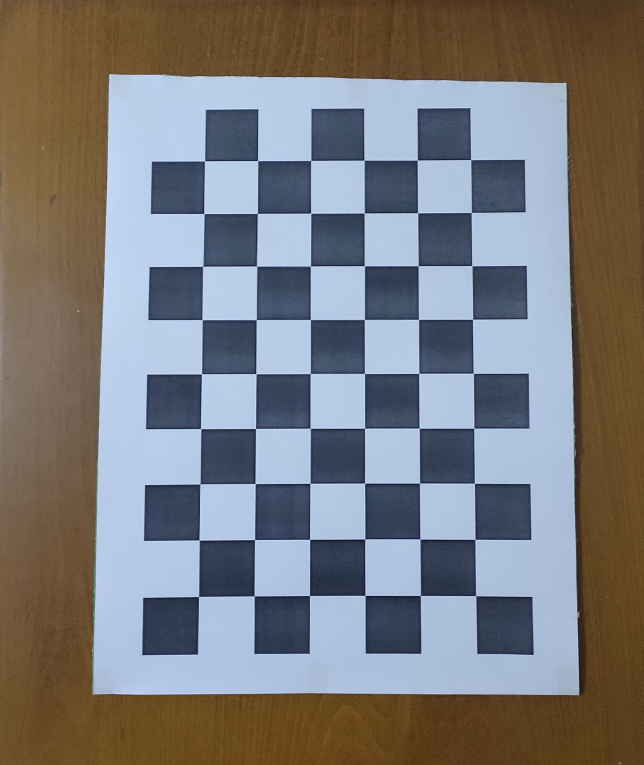
#> input picture Camera_Calibration/CameraCalibration/Calib_Imgs_Custom/b1.jpg, 1930 x 2295 px (shown at 1/3 size); its folder holds 4 pictures in this run
$ python A-3.py
#> lines starting #> are read from the running program, lines starting #| are printed output that depends on the picture; long printed decimals are rounded
import cv2
import numpy as np
import os
import scipy.optimize
import glob
import matplotlib.pyplot as plt

CB_SIZE = (9,6)
square_size=3
three_d_square_size = max(min(CB_SIZE[0] - 1, square_size), 1)
output="output"

SIZE_SQ = 21.5
def main():


    image_path = "Calib_Imgs_Custom"
    corner_points = load_data(image_path)
    print("corners detected")

    # Initial estimate
    H_list = get_H_list(corner_points)
    b = estimate_B(corner_points, H_list)
    K = estimate_K(b)
    print("Initial Estimate of K:\n", K)

    extrinsics = estimate_RT(K,H_list)

    world_points = get_world_points()
    # Optimization Part
    alpha, beta, gamma,u0,v0 = K[0, 0], K[1, 1], K[0, 1] ,K[0, 2], K[1, 2]
    k1,k2=0,0
    initial_params = [alpha, beta, gamma,u0,v0,k1,k2]
    # using the initial estimates of K and dist. coefficients to generate image points from world points.
    projection_error = estimate_reprojection_error(initial_params,world_points,corner_points,extrinsics)
    print("projection error:\n",np.mean(projection_error))

    print("Performing non Linear Optimization")
    K_new, kc = optimize(initial_params,world_points,corner_points,extrinsics)

    print("The new intrinsic matrix K is:\n",K_new)
    print("kc is:", kc)

    extrinsics = estimate_RT(K_new,H_list)


    K = K_new
    alpha, beta, gamma,u0,v0 = K[0, 0], K[1, 1], K[0, 1] ,K[0, 2], K[1, 2]
    k1,k2=kc
    initial_params = [alpha, beta, gamma,u0,v0,k1,k2]

    projection_error = estimate_reprojection_error(initial_params,world_points,corner_points,extrinsics)
    print("projection error:\n",np.mean(projection_error))
    distortion = np.array([kc[0],kc[1],0,0,0],dtype=float)
    print("distortion is :" , distortion)

    x=0

    for image in sorted(glob.glob(f"{image_path}/*.jpg")):
        img = cv2.imread(image)
        gray = cv2.cvtColor(img,cv2.COLOR_BGR2GRAY)
        # cv2.imshow("before", gray)
        cv2.waitKey(0)
        cv2.destroyAllWindows()

        gray = cv2.undistort(gray,K_new,distortion)
        # cv2.imshow("after", gray2)
        cv2.waitKey(0)
        cv2.destroyAllWindows()
        ret, corners = cv2.findChessboardCorners(gray,(9,6),None)
        out= cv2.drawChessboardCorners(img,(9,6),corners,ret)
        resize=640,480
        out=cv2.resize(out,resize)
        cv2.imwrite("intrinsic"+str(x)+".jpg",out)
        # cv2.imshow("corners", out)
        cv2.waitKey(0)
        cv2.destroyAllWindows()

        img2=augment(gray,corners,K_new,distortion)
        resize=640,480
        img2=cv2.resize(img2,resize)
        cv2.imwrite("ar"+str(x)+".jpg",img2)
        x=x+1
        # cv2.imshow("ar",img2)
        cv2.waitKey(0)
        cv2.destroyAllWindows()


def augment(gray,corners,mtx,dist):

    objp2 = np.zeros((CB_SIZE[1] * CB_SIZE[0], 3), np.float32)
    objp2[:, :2] = np.mgrid[0:CB_SIZE[0], 0:CB_SIZE[1]].T.reshape(-1, 2)

    criteria = (cv2.TERM_CRITERIA_EPS + cv2.TERM_CRITERIA_MAX_ITER, 30, 0.001)

    corners2 = cv2.cornerSubPix(gray, corners, (11, 11), (-1, -1), criteria)

    spaces_cnt = three_d_square_size
    axis3 = np.float32([[0, 0, 0], [0, spaces_cnt, 0], [spaces_cnt, spaces_cnt, 0], [spaces_cnt, 0, 0],
                        [0, 0, -spaces_cnt], [0, spaces_cnt, -spaces_cnt], [spaces_cnt, spaces_cnt, -spaces_cnt],
                        [spaces_cnt, 0, -spaces_cnt]])
    ret2, rvecs2, tvecs2 = cv2.solvePnP(objp2, corners2, mtx, dist)
    imgpts3, jac3 = cv2.projectPoints(axis3, rvecs2, tvecs2, mtx, dist)

    img = draw3(gray, corners2, imgpts3)

    return img

def draw3(img, corners, imgpts):
        imgpts = np.int32(imgpts).reshape(-1, 2)
        # draw ground floor in green
        img= cv2.cvtColor(img,cv2.COLOR_GRAY2BGR)
        img = cv2.drawContours(img, [imgpts[:4]], -1, (0, 255, 0), thickness=-3)
        # draw pillars in blue color
        for i, j in zip(range(4), range(4, 8)):
            img = cv2.line(img, pt1=tuple(imgpts[i]), pt2=tuple(imgpts[j]), color=(255), thickness=3)
        # draw top layer in red color
        img = cv2.drawContours(img, contours=[imgpts[4:]], contourIdx=-1, color=(0, 0, 255), thickness=3)
        return img

def loss(initial_params,world_points,img_points_set,RT):
    final_error = []
    error = []
    for i,RT3 in enumerate(RT):
        mi_hat = projection(initial_params,world_points,RT3)
        mi = img_points_set[i].reshape(54,2)

        for m, m_ in  zip(mi, mi_hat.squeeze()):
            e = np.linalg.norm(m - m_, ord=2) # compute L2 norm
            error.append(e)
        err = np.sum(error)

        final_error.append(err)

    return final_error

def optimize(initial_params,world_points_set,img_points_set,RT):
    opt = scipy.optimize.least_squares(fun = loss, x0 = initial_params, method="lm", args = [world_points_set, img_points_set, RT])
    params = opt.x

    alpha, beta, gamma, u0, v0, k1 ,k2 = params
    K_new= np.array([[alpha, gamma, u0],
                  [0,     beta,  v0],
                  [0,     0,      1]])
    kc = (k1,k2)

    return K_new,kc

def estimate_reprojection_error(initial_params,world_points,img_corners,RT):
    final_error = []
    error = []

    for i,RT3 in enumerate(RT):

        mi_hat = projection(initial_params,world_points,RT3)
        mi = img_corners[i]

        for m, m_ in  zip(mi, mi_hat.squeeze()):
            e = np.linalg.norm(m - m_, ord=2) # compute L2 norm
            error.append(e)

        err = np.mean(error)

        final_error.append(err)

    return final_error

def projection(initial_params,world_points,RT):
    alpha, beta, gamma,u0,v0,k1,k2=initial_params

    K = np.array([[alpha, gamma, u0],
                  [0,     beta,  v0],
                  [0,     0,      1]])
    m_i_ = []

    for M in world_points:
        M = np.float64(np.hstack((M,0,1)))
        projected_pt = np.dot(RT,M)
        projected_pt = projected_pt/projected_pt[-1]

        #compute radius of distortion
        x = projected_pt[0]
        y = projected_pt[1]
        r = x**2 + y**2

        #projected image coordinates
        uv = np.dot(K,projected_pt)
        u = uv[0]/uv[-1]
        v = uv[1]/uv[-1]

        #eq 11 and 12 from the report
        u_hat = u+ (u-u0)*(k1*r + k2*(r**2))
        v_hat = v + (v-v0)*(k1*r + k2*(r**2))

        m_ = np.hstack((u_hat,v_hat))

        m_i_.append(m_)
    return np.array(m_i_)


def estimate_RT(K, H_list):
    extrinsic = []
    for h in H_list:
        h1,h2,h3 = h.T # get the column vectors
        K_inv = np.linalg.inv(K)
        lamda = 1/np.linalg.norm(K_inv.dot(h1),ord =2 )
        r1 = lamda*K_inv.dot(h1)
        r2 = lamda*K_inv.dot(h2)
        r3 = np.cross(r1,r2)

        t = lamda*K_inv.dot(h3)
        RT = np.vstack((r1,r2,r3, t)).T
        extrinsic.append(RT)
    return extrinsic

def estimate_K(b):
    b11, b12, b22, b13, b23, b33 = b[0],b[1],b[2],b[3],b[4],b[5]


    v0 = (b12*b13 - b11*b23)/(b11*b22 - b12**2)
    lamda = b33 - (b13**2 + v0*(b12*b13 - b11*b23))/b11
    alpha = np.sqrt(lamda/b11)
    beta = np.sqrt(lamda*b11 /(b11*b22 - b12**2))
    gamma = -b12*(alpha**2)*beta/lamda
    u0 = gamma*v0/beta -b13*(alpha**2)/lamda
    K = np.array([[alpha, gamma, u0],
                  [0,     beta,  v0],
                  [0,     0,      1]])

    return K

def get_H_list(corner_points):
    H_list = list()
    M = get_world_points()
    for img in corner_points:
        m = corner_points[img]
        H_list.append(cv2.findHomography(M,m)[0])
    H_list = np.array(H_list)
    return H_list

def estimate_B(corner_points,H_list):

    # From eq 8 of the report, we only need v11, v12 and v22 to estimate V.
    V = list()
    for h in H_list:
        v11 = get_vij(h,1,1)
        v22 = get_vij(h,2,2)
        v12 = get_vij(h,1,2)
        V.append(v12.T)
        V.append((v11-v22).T)
    V = np.array(V)
    u,s,v = np.linalg.svd(V)
    b = v[-1,:]
    return b

def get_vij(H,i,j):
    i,j = i-1,j-1
    v_ij = np.array([H[0, i]*H[0, j],
                    H[0, i]*H[1, j] + H[1, i]*H[0, j],
                    H[1, i]*H[1, j],
                    H[2, i]*H[0, j] + H[0, i]*H[2, j],
                    H[2, i]*H[1, j] + H[1, i]*H[2, j],
                    H[2, i]*H[2, j]
                    ])
    return v_ij

def get_world_points():
    x_val = np.arange(0,CB_SIZE[0]*SIZE_SQ,SIZE_SQ)
    y_val = np.arange(0,CB_SIZE[1]*SIZE_SQ,SIZE_SQ)
    xx,yy = np.meshgrid(x_val,y_val)
    y = yy.reshape((CB_SIZE[0]*CB_SIZE[1],1))

    # FLIP because the checker board corners are returned row wise left to right from the top, not bottom.
    x = np.flip(xx.reshape((CB_SIZE[0]*CB_SIZE[1],1)))
    world_points = np.hstack((y,x))

    return world_points

def load_data(image_path):
#> called with image_path = 'Calib_Imgs_Custom'
    img_files = os.listdir(image_path)
    for i in range(len(img_files)):
        img_files[i] = os.path.join(image_path, img_files[i])
    img_checkerBoardCorners = dict()
    for i in range(len(img_files)):
        gray_image = cv2.imread(img_files[i])
#> gray_image is the input picture: shape (2295, 1930, 3); mean B, G, R 124.5, 122.5, 122.9
        gray_image = cv2.cvtColor(gray_image,cv2.COLOR_BGR2GRAY)
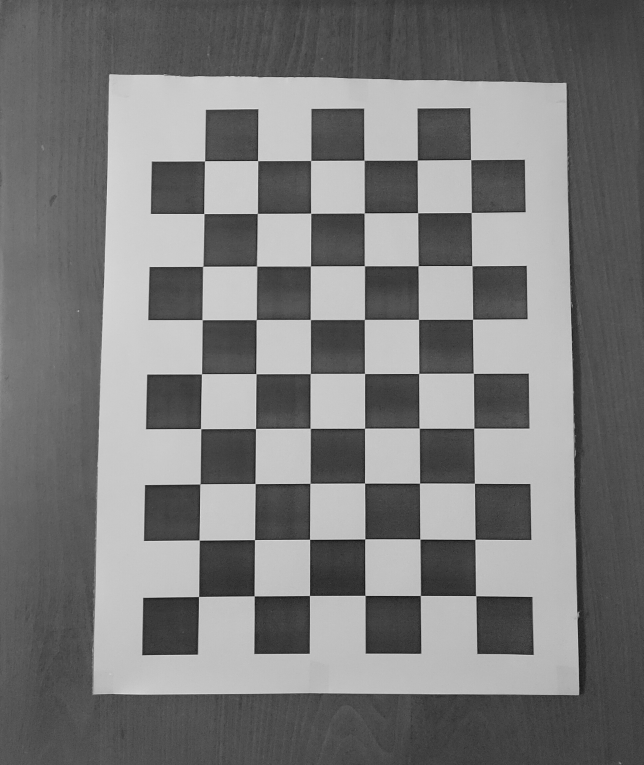
#> gray_image: shape (2295, 1930) (shown at 1/3 size); min 2, max 241, mean 122.9

        _,cb_corners = cv2.findChessboardCorners(image=gray_image,patternSize=CB_SIZE)
#> cb_corners = 54 rows, first 8: [596.4, 1790.5], [597.5, 1620.5], [601, 1453], [602.1, 1286.1], [605.5, 1123], [608.5, 959.5], [609.5, 800], [611.7, 640.6]
        cb_corners = cb_corners.reshape(-1,2)
#> cb_corners = 54 pairs, first value 596.4 to 1427.5, second value 479.2 to 1790.5
        # print(cb_corners)
        img_checkerBoardCorners[i] = cb_corners
#> pass 2 of the loop in load_data, `for i in range(len(img_files)):`:
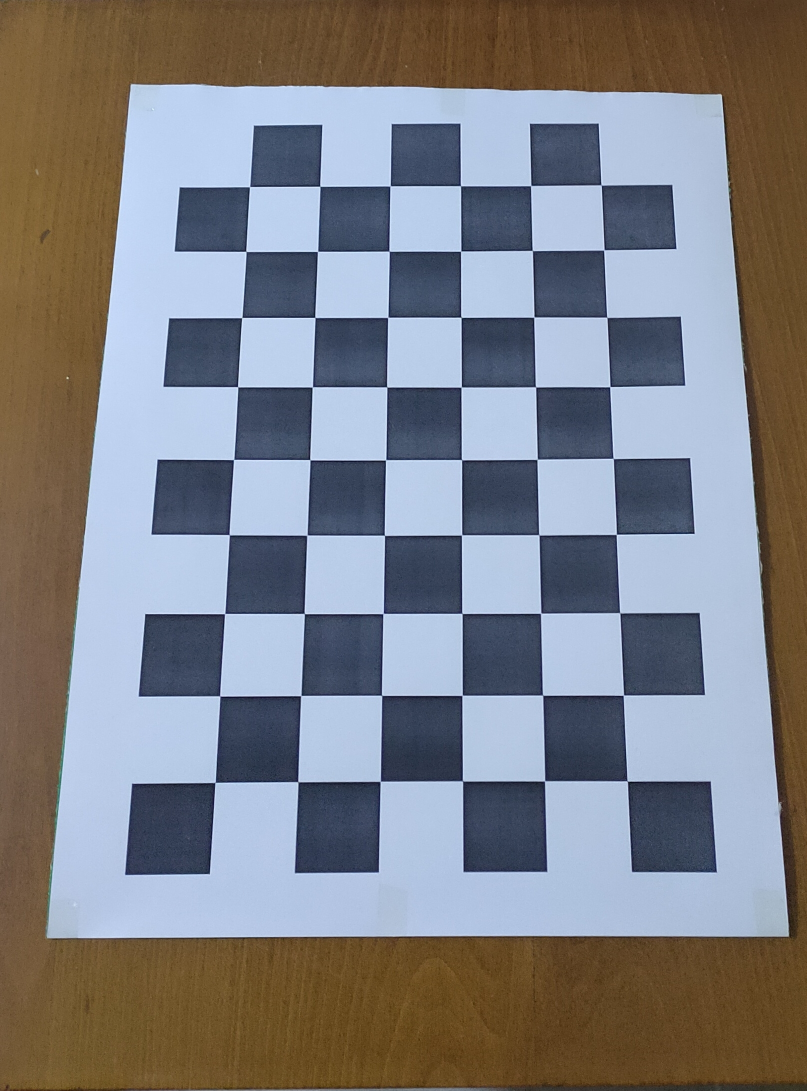
#> input picture Camera_Calibration/CameraCalibration/Calib_Imgs_Custom/b2.jpg, 1614 x 2181 px (shown at 1/2 size)
#> in load_data, gray_image is the input picture: shape (2181, 1614, 3); mean B, G, R 132.5, 127.6, 126.8
#> in load_data, `gray_image = cv2.cvtColor(gray_image,cv2.COLOR_BGR2GRAY)`:
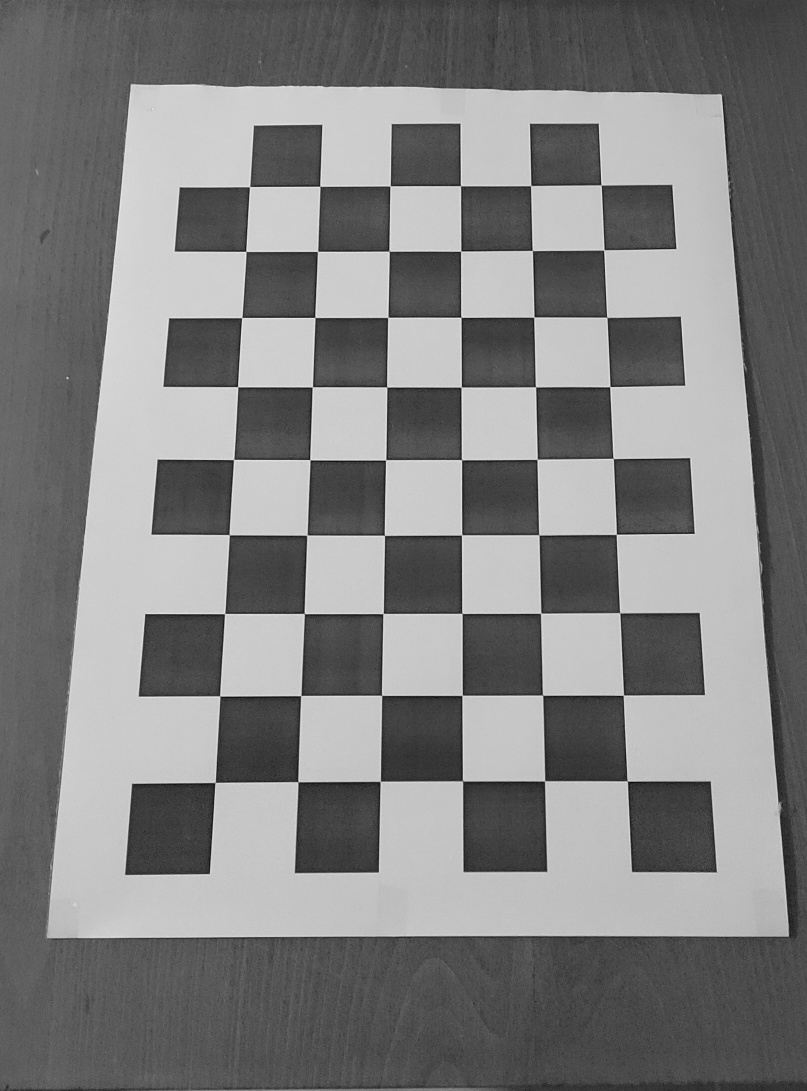
#> gray_image: shape (2181, 1614) (shown at 1/2 size); min 4, max 245, mean 127.9
#> in load_data, `_,cb_corners = cv2.findChessboardCorners(image=gray_image,patternSize=..`: cb_corners = 54 rows, first 8: [430.4, 1565.3], [440.1, 1392.4], [449.5, 1227.9], [459.2, 1070.1], [467.4, 919.6], [475.6, 773.9], [483.8, 635.8], [492.5, 503.1]
#> in load_data, `cb_corners = cb_corners.reshape(-1,2)`: cb_corners = 54 pairs, first value 430.4 to 1253, second value 370.5 to 1565.3
#> pass 3 of the loop in load_data, `for i in range(len(img_files)):`:
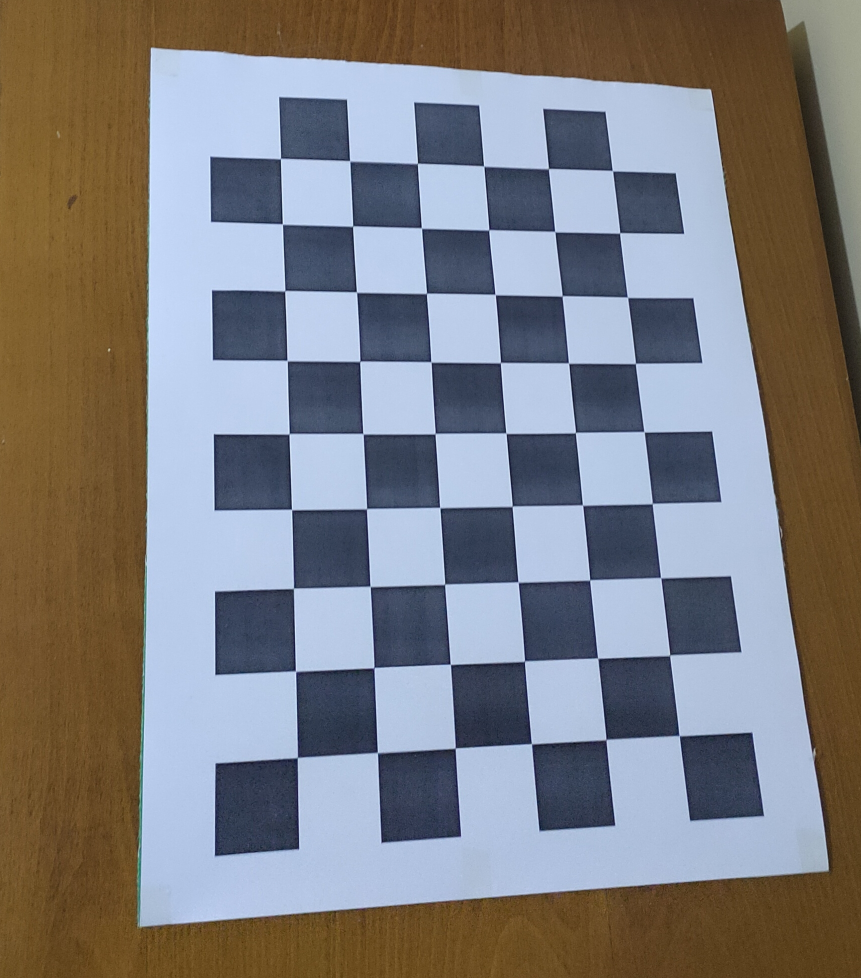
#> input picture Camera_Calibration/CameraCalibration/Calib_Imgs_Custom/b3.jpg, 1722 x 1956 px (shown at 1/2 size)
#> in load_data, gray_image is the input picture: shape (1956, 1722, 3); mean B, G, R 127.4, 125.1, 126.2
#> in load_data, `gray_image = cv2.cvtColor(gray_image,cv2.COLOR_BGR2GRAY)`:
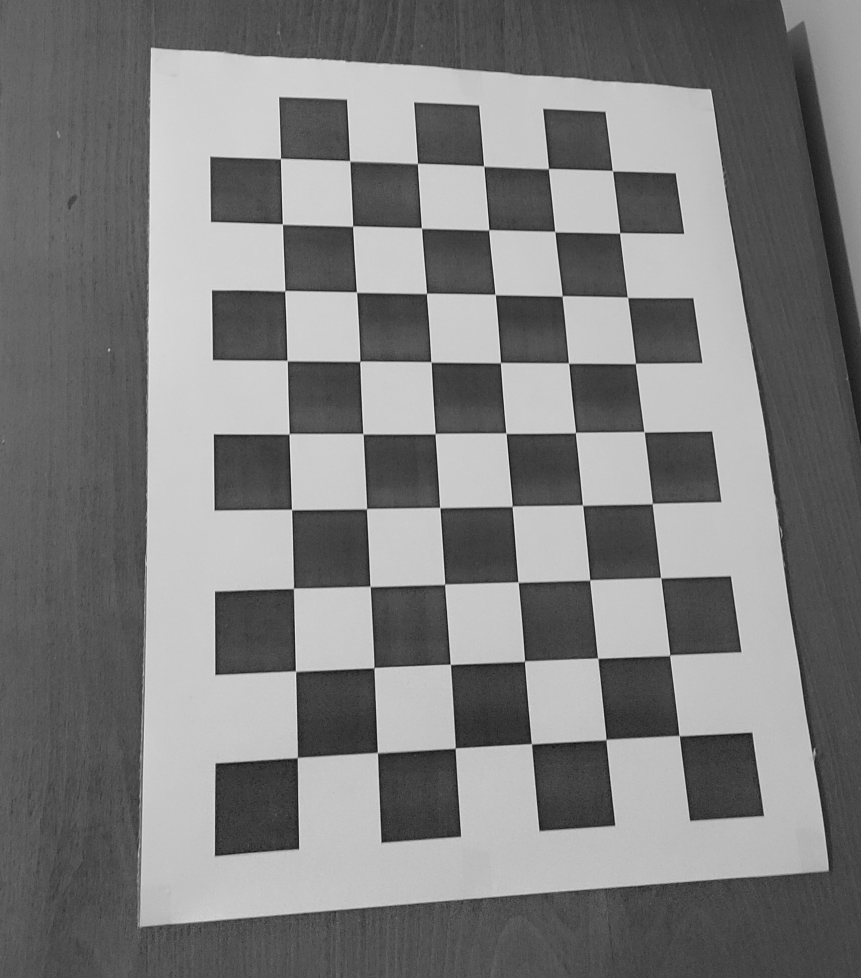
#> gray_image: shape (1956, 1722) (shown at 1/2 size); min 8, max 243, mean 125.7
#> in load_data, `_,cb_corners = cv2.findChessboardCorners(image=gray_image,patternSize=..`: cb_corners = 54 rows, first 8: [595.5, 1514.8], [591.7, 1342.8], [587.8, 1176], [583.9, 1019.5], [578.8, 867.3], [574.2, 720.1], [570, 581.9], [564.7, 448.1]
#> in load_data, `cb_corners = cb_corners.reshape(-1,2)`: cb_corners = 54 pairs, first value 561.5 to 1358.8, second value 317.3 to 1514.8
#> the loop made 4 passes; the first 3 are shown
    return img_checkerBoardCorners


if __name__=='__main__':
    main()
#> in main, `corner_points = load_data(image_path)`: corner_points = 4 items
#> the loop in get_H_list, `for img in corner_points:` made 4 passes
#> the loop in estimate_B, `for h in H_list:` made 4 passes
#> (v11, v22, v12) on passes 1 to 4: ([55.06, -0.304, 0.000418, -2.27e-05, 6.27e-08, 2.35e-12], [0.0587, -3.48, 51.5, 0.000113, -0.00335, 5.44e-08], [-1.8, 53.26, -0.147, -0.00173, -6.23e-06, 3.57e-10]), ([42.86, -0.0772, 3.48e-05, 0.000153, -1.37e-07, 1.36e-10], [0.603, -8.66, 31.08, 0.00134, -0.00962, 7.45e-07], [-5.08, 36.5, -0.0329, -0.00566, 7.01e-05, -1.01e-08]), ([45.79, 5.46, 0.163, 0.00681, 0.000406, 2.53e-07], [0.0972, -3.55, 32.37, 0.000522, -0.00952, 7e-07], [-2.11, 38.37, 2.3, -0.00582, 0.00253, -4.21e-07]), ([52.34, 10.16, 0.493, 0.00688, 0.000668, 2.26e-07], [0.283, -7.26, 46.53, 0.00045, -0.00577, 1.79e-07], [-3.85, 48.97, 4.79, -0.00331, 0.00295, -2.01e-07])
#> after the loop in estimate_B, `for h in H_list:`: V = 8 items
#> in estimate_B, `V = np.array(V)`: V = [[-1.8, 53.26, -0.147, -0.00173, -6.23e-06, 3.57e-10], [55.01, 3.18, -51.5, -0.000136, 0.00335, -5.44e-08], [-5.08, 36.5, -0.0329, -0.00566, 7.01e-05, -1.01e-08], [42.26, 8.58, -31.08, -0.00119, 0.00962, -7.45e-07], [-2.11, 38.37, 2.3, -0.00582, 0.00253, -4.21e-07], [45.69, 9.01, -32.21, 0.00629, 0.00993, -4.47e-07], [-3.85, 48.97, 4.79, -0.00331, 0.00295, -2.01e-07], [52.05, 17.42, -46.04, 0.00643, 0.00643, 4.75e-08]]
#> in estimate_B, `u,s,v = np.linalg.svd(V)`: s = [129.5, 90.15, 8.15, 0.00859, 0.00216, 1.1e-07]; v = [[0.749, 0.21, -0.629, 3.93e-05, 0.000108, -4.07e-09], [0.168, -0.978, -0.127, 8.37e-05, -1.99e-05, 2.73e-09], [-0.641, -0.0107, -0.767, -0.000331, -0.000912, 7.7e-08], [-0.000153, 7.7e-05, -0.000121, 0.989, -0.15, 5.61e-05], [0.000693, 4.08e-05, 0.00066, -0.15, -0.989, 1.21e-05], [5.22e-08, -4.6e-10, 5.56e-08, -5.36e-05, 2.04e-05, 1]]
#> in estimate_B, `b = v[-1,:]`: b = [5.22e-08, -4.6e-10, 5.56e-08, -5.36e-05, 2.04e-05, 1]
#> in estimate_K, `b11, b12, b22, b13, b23, b33 = b[0],b[1],b[2],b[3],b[4],b[5]`: b11 = 5.22e-08; b12 = -4.6e-10; b22 = 5.56e-08; b13 = -5.36e-05; b23 = 2.04e-05; b33 = 1
#> in estimate_K, `v0 = (b12*b13 - b11*b23)/(b11*b22 - b12**2)`: v0 = -358.1
#> in estimate_K, `lamda = b33 - (b13**2 + v0*(b12*b13 - b11*b23))/b11`: lamda = 0.938
#> in estimate_K, `alpha = np.sqrt(lamda/b11)`: alpha = 4239.5
#> in estimate_K, `beta = np.sqrt(lamda*b11 /(b11*b22 - b12**2))`: beta = 4106.2
#> in estimate_K, `gamma = -b12*(alpha**2)*beta/lamda`: gamma = 36.19
#> in estimate_K, `u0 = gamma*v0/beta -b13*(alpha**2)/lamda`: u0 = 1024.5
#> in estimate_K, `K = np.array([[alpha, gamma, u0], [0,     beta,  v0], [0,     0,      ..`: K = [[4239.5, 36.19, 1024.5], [0, 4106.2, -358.1], [0, 0, 1]]
#| Initial Estimate of K:
#|  [[ 4.23948462e+03  3.61928017e+01  1.02448596e+03]
#|  [ 0.00000000e+00  4.10618063e+03 -3.58138344e+02]
#|  [ 0.00000000e+00  0.00000000e+00  1.00000000e+00]]
#> the loop in estimate_RT, `for h in H_list:` made 4 passes
#> (h1, h2, h3, lamda, r1, r2, r3, t) on passes 1 to 3: ([7.42, -0.0205, -1.53e-06], [-0.242, 7.18, -0.000233], [614.2, 483, 1], 571.2, [1, -0.00292, -0.000875], [-0.00889, 0.987, -0.133], [0.00125, 0.133, 0.987], [-56.28, 117, 571.2]), ([6.55, -0.0059, 1.17e-05], [-0.776, 5.57, -0.000863], [499.9, 372.9, 1], 648.7, [1, -0.000272, 0.00756], [0.0094, 0.832, -0.56], [-0.00614, 0.56, 0.832], [-81.26, 115.5, 648.7]), ([6.77, 0.403, 0.000503], [-0.312, 5.69, -0.000837], [563.1, 316.8, 1], 639.7, [0.942, 0.0909, 0.322], [0.0751, 0.84, -0.535], [-0.319, 0.528, 0.784], [-70.52, 105.1, 639.7])
#> after the loop in estimate_RT, `for h in H_list:`: extrinsic = 4 items
#> in main, `alpha, beta, gamma,u0,v0 = K[0, 0], K[1, 1], K[0, 1] ,K[0, 2], K[1, 2]`: alpha = 4239.5; beta = 4106.2; gamma = 36.19; u0 = 1024.5; v0 = -358.1
#> in main, `initial_params = [alpha, beta, gamma,u0,v0,k1,k2]`: initial_params = [4239.5, 4106.2, 36.19, 1024.5, -358.1, 0, 0]
#> the loop in estimate_reprojection_error, `for i,RT3 in enumerate(RT): ` made 4 passes
#> err on passes 1 to 4: 0.981, 0.881, 1.01, 1.12
#> after the loop in estimate_reprojection_error, `for i,RT3 in enumerate(RT):`: error = 216 values, max 3.5 at index 213, min 0.0359 at index 127, mean 1.12; final_error = [0.981, 0.881, 1.01, 1.12]
#| projection error:
#|  0.9981
#> (the run stopped early here; a loop or call above may not have finished)
